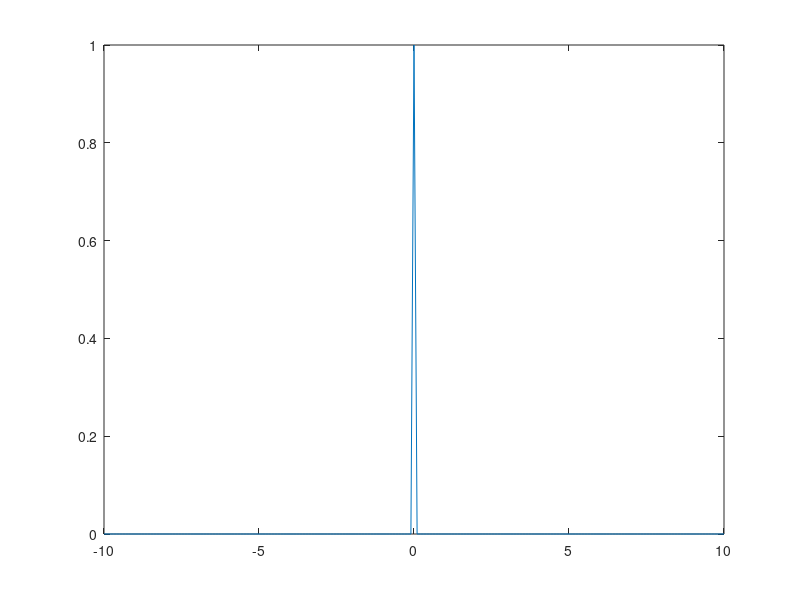

This chart was generated by the following MATLAB code:
% t=-1:.01:2;

% t0=0;
% tf=pi;
% a0=0.504;
% an=@(n) 0.504.*(2./(1+16.*n.^2));
% bn=@(n) 0.504.*(8.*n./(1+16.*n.^2));
% f=@(t) exp(-t./2);
% armo=15;
% a=-8;
% b=9;
% SerieFourierTrigonometrica(t0, tf, a0, an, bn, f, armo, a, b)
% plot(t, f(t));

% A = 6;
% t0=-0.5;
% tf=1.5;
% d0=0;
% %dn=@(n) ;
% bn=@(n) (8.*A./(n.*pi).^2).*sin((n.*pi)./2);
% % 
% f= @(t) A.*t.*(t>=-0.5 & t<0.5);
% f1= @(t) A.*(1-t).*(t>=0.5 & t<=1.5);
% fori = f(t) + f1(t);
% plot(t, f(t) + f1(t))
% 
% 
% grid on;
% armo=4;
% a=-8;
% b=9;
% 
% f = @(x) [2*sqrt(x).*(0<=x & x<1) + (3-x).*(1<=x & x<=3)];
% x = linspace(0,3);
% intvl = [-6 6];
% pfx = repmat(f(x),1,diff(intvl)/3);
% px = linspace(intvl(1),intvl(2),length(pfx));
% figure(1)
% plot(px, pfx)
% grid


% t=-1:.01:2;
% f= @(t) A.*t.*(t>=-0.5 & t<0.5) + A.*(1-t).*(t>=0.5 & t<=1.5);
% %f1= @(t) A.*(1-t).*(t>=0.5 & t<=1.5);
% %fori = f(t) + f1(t);
% plot(t, f(t))
% axis([-1 2 -4 4])
% grid on;

% t=-10:.01:10;
% f= @(t) 0.*(t>-pi & t<-pi./2) + 1.*(t>-pi./2 & t<pi./2) + 0.*(t>pi & t<pi./2);
% plot(t, f(t))
% axis([-5 5 -.5 2])
% grid on;

x = -10 : 0.1 : 10;
y = double(x == 0);
plot(x, y);